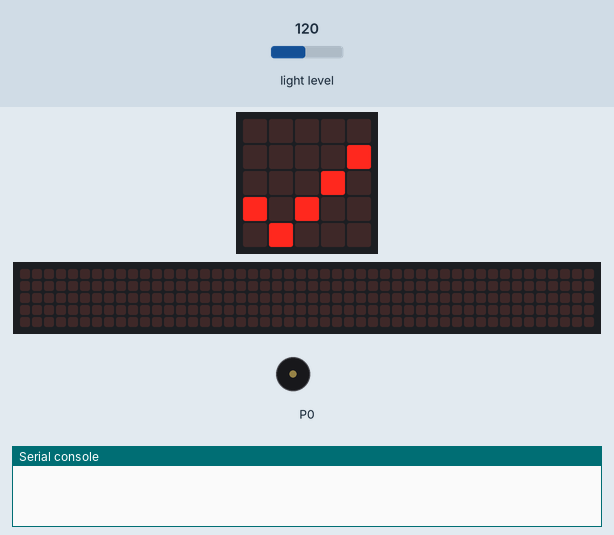
Bench run of a program on a simulated BBC micro:bit (MakeCode). Parts: the board's 5×5 LED display, a strip that is not on the board, showing the scrolling text unrolled, buzzer (waves = sounding), the last lines printed to the serial console. Inputs (shaded band) come from the test bench; at power-on: light level 120. The 48×5 strip is a reading aid, not a part: it shows the text the display is scrolling, unrolled, one strip-width of it at a time.

Above: at 0.1 s.
At 0.7 s:
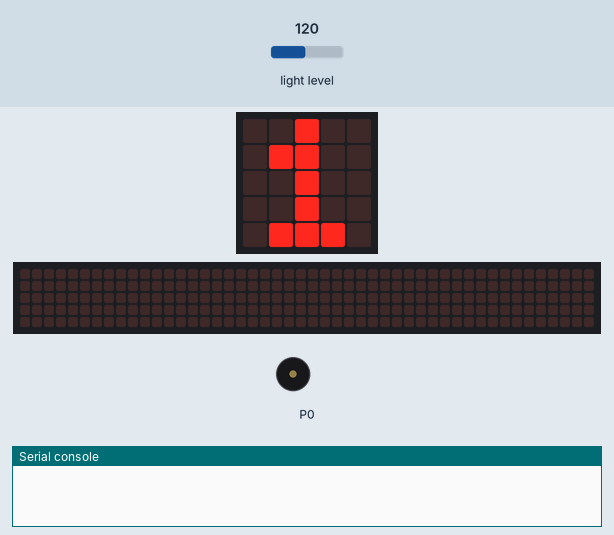
At 19.97 s:
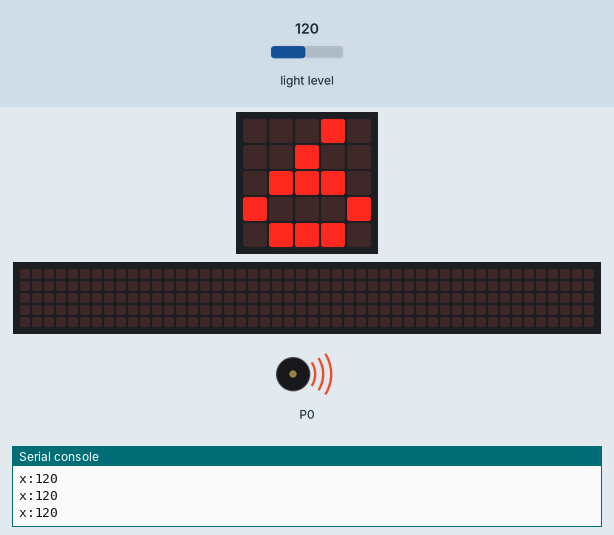
At 37.78 s:
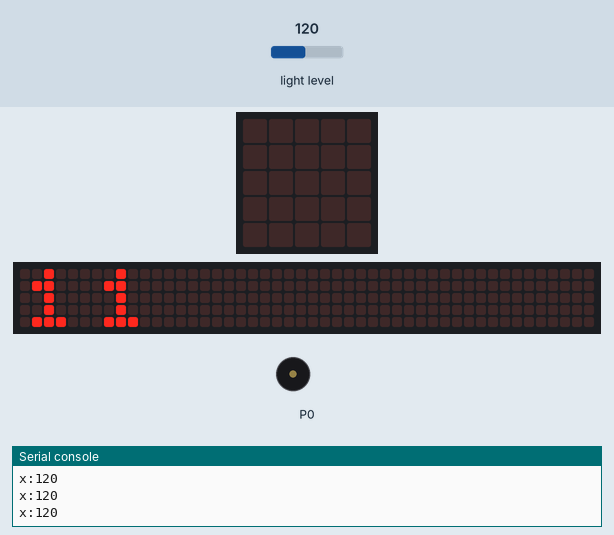
Timing chart, 0 to 39.3 s (numbered marks = the images above):
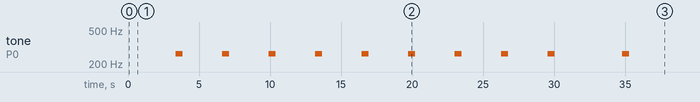

Measured:
- by itself, tone on P0: goes 8 × (262 Hz 0.50 s, silent 2.8 s), 262 Hz 0.50 s, silent 4.7 s, 262 Hz 0.50 s, then silent
- what the display in image 1 shows lasts 3.3 s, from 0.6 s to 3.9 s
- what the display in image 3 shows lasts 0.4 s, from 37.6 s to 38.0 s

The program:

main.ts
```typescript
basic.showIcon(IconNames.Yes)
let zzz = 0
basic.forever(function () {
    zzz += 1
    basic.showNumber(zzz)
    basic.pause(2000)
    serial.writeValue("x", input.lightLevel())
    music.play(music.tonePlayable(262, music.beat(BeatFraction.Whole)), music.PlaybackMode.UntilDone)
})
```

test.ts
```typescript
// Hier kann man Tests durchführen; diese Datei wird nicht kompiliert, wenn dieses Paket als Erweiterung verwendet wird.
```
